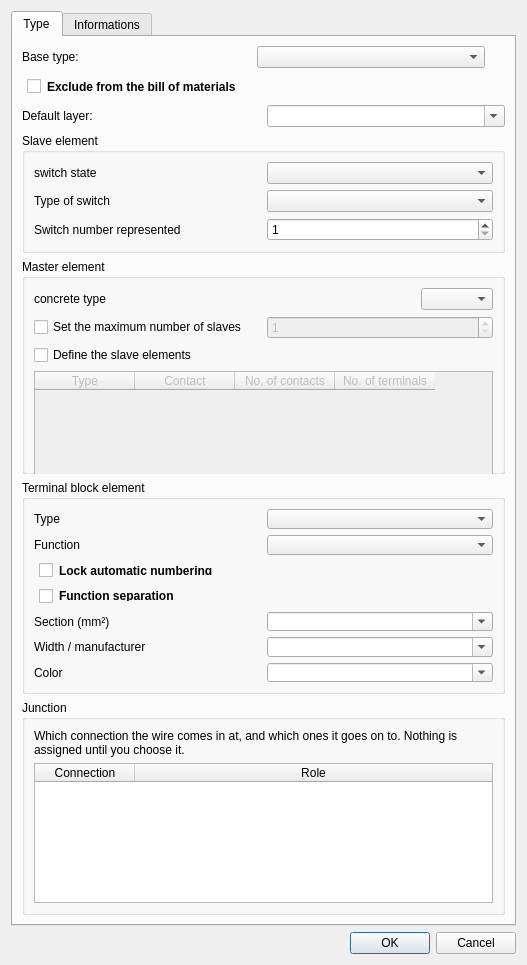
<?xml version="1.0" encoding="UTF-8"?>
<ui version="4.0">
 <class>ElementPropertiesEditorWidget</class>
 <widget class="QDialog" name="ElementPropertiesEditorWidget">
  <property name="geometry">
   <rect>
    <x>0</x>
    <y>0</y>
    <width>527</width>
    <height>492</height>
   </rect>
  </property>
  <property name="windowTitle">
   <string>Element Property</string>
  </property>
  <property name="sizeGripEnabled">
   <bool>false</bool>
  </property>
  <layout class="QVBoxLayout" name="verticalLayout">
   <item>
    <widget class="QTabWidget" name="tabWidget">
     <property name="currentIndex">
      <number>0</number>
     </property>
     <widget class="QWidget" name="Type">
      <attribute name="title">
       <string>Type</string>
      </attribute>
      <layout class="QVBoxLayout" name="verticalLayout_3">
       <item>
        <layout class="QHBoxLayout" name="horizontalLayout">
         <item>
          <widget class="QLabel" name="label">
           <property name="text">
            <string>Base type:</string>
           </property>
          </widget>
         </item>
         <item>
          <widget class="QComboBox" name="m_base_type_cb"/>
         </item>
        <item>
         <spacer name="verticalSpacer_2">
          <property name="orientation">
           <enum>Qt::Vertical</enum>
          </property>
          <property name="sizeHint" stdset="0">
           <size>
            <width>20</width>
            <height>40</height>
           </size>
          </property>
         </spacer>
        </item>
       </layout>
       </item>
       <item>
        <widget class="QCheckBox" name="m_exclude_from_bom_cb">
         <property name="styleSheet">
          <string>margin: 5px; font-weight: bold;</string>
         </property>
         <property name="text">
          <string>Exclude from the bill of materials</string>
         </property>
        </widget>
       </item>
       <item>
        <layout class="QHBoxLayout" name="m_default_layer_layout">
         <item>
          <widget class="QLabel" name="m_default_layer_label">
           <property name="text">
            <string>Default layer:</string>
           </property>
          </widget>
         </item>
         <item>
          <widget class="QComboBox" name="m_default_layer_cb">
           <property name="editable">
            <bool>true</bool>
           </property>
          </widget>
         </item>
        </layout>
       </item>
       <item>
        <widget class="QGroupBox" name="m_slave_gb">
         <property name="title">
          <string>Slave element</string>
         </property>
         <layout class="QVBoxLayout" name="verticalLayout_2">
          <item>
           <layout class="QGridLayout" name="gridLayout">
            <item row="3" column="1">
             <widget class="QSpinBox" name="m_number_ctc">
              <property name="minimum">
               <number>1</number>
              </property>
             </widget>
            </item>
            <item row="3" column="0">
             <widget class="QLabel" name="label_4">
              <property name="text">
               <string>Switch number represented</string>
              </property>
             </widget>
            </item>
            <item row="2" column="0">
             <widget class="QLabel" name="label_3">
              <property name="text">
               <string>Type of switch</string>
              </property>
             </widget>
            </item>
            <item row="1" column="0">
             <widget class="QLabel" name="label_2">
              <property name="text">
               <string>switch state</string>
              </property>
             </widget>
            </item>
            <item row="1" column="1">
             <widget class="QComboBox" name="m_state_cb"/>
            </item>
            <item row="2" column="1">
             <widget class="QComboBox" name="m_type_cb"/>
            </item>
           </layout>
          </item>
         </layout>
        </widget>
       </item>
       <item>
        <widget class="QGroupBox" name="m_master_gb">
         <property name="title">
          <string>Master element</string>
         </property>
           <layout class="QGridLayout" name="gridLayout_3">
            <item row="0" column="0" colspan="2">
             <layout class="QHBoxLayout" name="type_concret_layout">
              <item>
               <widget class="QLabel" name="label_5">
                <property name="text">
                 <string>concrete type</string>
                </property>
               </widget>
              </item>
              <item>
               <spacer name="type_concret_spacer">
                <property name="orientation">
                 <enum>Qt::Horizontal</enum>
                </property>
                <property name="sizeHint" stdset="0">
                 <size>
                  <width>40</width>
                  <height>20</height>
                 </size>
                </property>
               </spacer>
              </item>
              <item>
               <widget class="QComboBox" name="m_master_type_cb"/>
              </item>
             </layout>
            </item>
          <item row="1" column="0">
           <widget class="QCheckBox" name="max_slaves_checkbox">
            <property name="text">
             <string>Set the maximum number of slaves</string>
            </property>
           </widget>
          </item>
          <item row="1" column="1">
           <widget class="QSpinBox" name="max_slaves_spinbox">
            <property name="enabled">
             <bool>false</bool>
            </property>
            <property name="minimum">
             <number>1</number>
            </property>
           </widget>
          </item>
          <item row="2" column="0">
           <widget class="QCheckBox" name="m_slave_groups_checkbox">
            <property name="text">
             <string>Define the slave elements</string>
            </property>
           </widget>
          </item>
          <item row="3" column="0" colspan="2">
           <widget class="QTableWidget" name="m_slave_groups_table">
            <property name="enabled">
             <bool>false</bool>
            </property>
            <property name="minimumSize">
             <size>
              <width>0</width>
              <height>150</height>
             </size>
            </property>
            <property name="selectionMode">
             <enum>QAbstractItemView::SingleSelection</enum>
            </property>
            <property name="selectionBehavior">
             <enum>QAbstractItemView::SelectRows</enum>
            </property>
            <property name="columnCount">
             <number>4</number>
            </property>
            <column>
             <property name="text">
              <string>Type</string>
             </property>
            </column>
            <column>
             <property name="text">
              <string>Contact</string>
             </property>
            </column>
            <column>
             <property name="text">
              <string>No. of contacts</string>
             </property>
            </column>
            <column>
             <property name="text">
              <string>No. of terminals</string>
             </property>
            </column>
           </widget>
          </item>
         </layout>
        </widget>
       </item>
       <item>
        <widget class="QGroupBox" name="m_terminal_gb">
         <property name="title">
          <string>Terminal block element</string>
         </property>
         <layout class="QGridLayout" name="gridLayout_2">
          <item row="0" column="0">
           <widget class="QLabel" name="label_6">
            <property name="text">
             <string>Type</string>
            </property>
           </widget>
          </item>
          <item row="1" column="0">
           <widget class="QLabel" name="label_7">
            <property name="text">
             <string>Function</string>
            </property>
           </widget>
          </item>
          <item row="0" column="1">
           <widget class="QComboBox" name="m_terminal_type_cb"/>
          </item>
          <item row="1" column="1">
           <widget class="QComboBox" name="m_terminal_func_cb"/>
          </item>
          <item row="2" column="0" colspan="2">
           <widget class="QCheckBox" name="m_auto_num_locked_cb">
            <property name="styleSheet">
             <string>margin: 5px; font-weight: bold;</string>
            </property>
            <property name="text">
             <string>Lock automatic numbering</string>
            </property>
           </widget>
          </item>
          <item row="3" column="0" colspan="2">
           <widget class="QCheckBox" name="m_potential_isolating_cb">
            <property name="styleSheet">
             <string>margin: 5px; font-weight: bold;</string>
            </property>
            <property name="text">
             <string>Function separation</string>
            </property>
           </widget>
          </item>
          <item row="4" column="0">
           <widget class="QLabel" name="label_terminal_section">
            <property name="text">
             <string>Section (mm²)</string>
            </property>
           </widget>
          </item>
          <item row="4" column="1">
           <widget class="QComboBox" name="m_terminal_section_cb">
            <property name="editable">
             <bool>true</bool>
            </property>
            <property name="insertPolicy">
             <enum>QComboBox::NoInsert</enum>
            </property>
           </widget>
          </item>
          <item row="5" column="0">
           <widget class="QLabel" name="label_terminal_width">
            <property name="text">
             <string>Width / manufacturer</string>
            </property>
           </widget>
          </item>
          <item row="5" column="1">
           <widget class="QComboBox" name="m_terminal_width_cb">
            <property name="editable">
             <bool>true</bool>
            </property>
            <property name="insertPolicy">
             <enum>QComboBox::NoInsert</enum>
            </property>
           </widget>
          </item>
          <item row="6" column="0">
           <widget class="QLabel" name="label_terminal_color">
            <property name="text">
             <string>Color</string>
            </property>
           </widget>
          </item>
          <item row="6" column="1">
           <widget class="QComboBox" name="m_terminal_color_cb">
            <property name="editable">
             <bool>true</bool>
            </property>
            <property name="insertPolicy">
             <enum>QComboBox::NoInsert</enum>
            </property>
           </widget>
          </item>
         </layout>
        </widget>
       </item>
       <item>
        <widget class="QGroupBox" name="m_junction_gb">
         <property name="title">
          <string>Junction</string>
         </property>
         <layout class="QVBoxLayout" name="junction_vertical_layout">
          <item>
           <widget class="QLabel" name="m_junction_hint">
            <property name="text">
             <string>Which connection the wire comes in at, and which ones it goes on to. Nothing is assigned until you choose it.</string>
            </property>
            <property name="wordWrap">
             <bool>true</bool>
            </property>
           </widget>
          </item>
          <item>
           <widget class="QTableWidget" name="m_junction_roles">
            <property name="editTriggers">
             <set>QAbstractItemView::NoEditTriggers</set>
            </property>
            <property name="selectionMode">
             <enum>QAbstractItemView::NoSelection</enum>
            </property>
            <property name="showGrid">
             <bool>false</bool>
            </property>
            <attribute name="horizontalHeaderStretchLastSection">
             <bool>true</bool>
            </attribute>
            <column>
             <property name="text">
              <string>Connection</string>
             </property>
            </column>
            <column>
             <property name="text">
              <string>Role</string>
             </property>
            </column>
           </widget>
          </item>
         </layout>
        </widget>
       </item>
       </layout>
     </widget>
     <widget class="QWidget" name="Informations">
      <attribute name="title">
       <string>Informations</string>
      </attribute>
      <layout class="QVBoxLayout" name="verticalLayout_4">
       <item>
        <widget class="QTreeWidget" name="m_tree">
         <attribute name="headerDefaultSectionSize">
          <number>150</number>
         </attribute>
         <column>
          <property name="text">
           <string>Name</string>
          </property>
         </column>
         <column>
          <property name="text">
           <string>Values</string>
          </property>
         </column>
        </widget>
       </item>
      </layout>
     </widget>
    </widget>
   </item>
   <item>
    <widget class="QDialogButtonBox" name="m_buttonBox">
     <property name="orientation">
      <enum>Qt::Horizontal</enum>
     </property>
     <property name="standardButtons">
      <set>QDialogButtonBox::Cancel|QDialogButtonBox::Ok</set>
     </property>
    </widget>
   </item>
  </layout>
 </widget>
 <resources/>
 <connections>
  <connection>
   <sender>m_buttonBox</sender>
   <signal>accepted()</signal>
   <receiver>ElementPropertiesEditorWidget</receiver>
   <slot>accept()</slot>
   <hints>
    <hint type="sourcelabel">
     <x>248</x>
     <y>254</y>
    </hint>
    <hint type="destinationlabel">
     <x>157</x>
     <y>274</y>
    </hint>
   </hints>
  </connection>
  <connection>
   <sender>m_buttonBox</sender>
   <signal>rejected()</signal>
   <receiver>ElementPropertiesEditorWidget</receiver>
   <slot>reject()</slot>
   <hints>
    <hint type="sourcelabel">
     <x>316</x>
     <y>260</y>
    </hint>
    <hint type="destinationlabel">
     <x>286</x>
     <y>274</y>
    </hint>
   </hints>
  </connection>
 </connections>
</ui>
